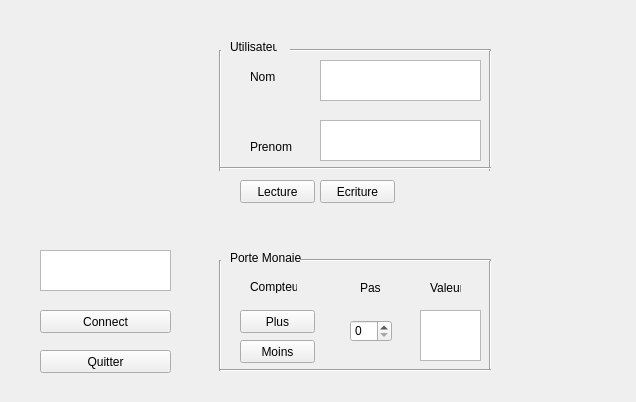
<?xml version="1.0" encoding="UTF-8"?>
<ui version="4.0">
 <class>MaFenetre</class>
 <widget class="QWidget" name="MaFenetre">
  <property name="geometry">
   <rect>
    <x>0</x>
    <y>0</y>
    <width>636</width>
    <height>402</height>
   </rect>
  </property>
  <property name="windowTitle">
   <string>MaFenetre</string>
  </property>
  <widget class="QPushButton" name="Connect">
   <property name="geometry">
    <rect>
     <x>40</x>
     <y>310</y>
     <width>131</width>
     <height>23</height>
    </rect>
   </property>
   <property name="text">
    <string>Connect</string>
   </property>
  </widget>
  <widget class="QTextEdit" name="Affichage">
   <property name="geometry">
    <rect>
     <x>40</x>
     <y>250</y>
     <width>131</width>
     <height>41</height>
    </rect>
   </property>
  </widget>
  <widget class="QPushButton" name="Ecriture">
   <property name="geometry">
    <rect>
     <x>320</x>
     <y>180</y>
     <width>75</width>
     <height>23</height>
    </rect>
   </property>
   <property name="text">
    <string>Ecriture</string>
   </property>
  </widget>
  <widget class="QTextEdit" name="fenetreNom">
   <property name="geometry">
    <rect>
     <x>320</x>
     <y>60</y>
     <width>161</width>
     <height>41</height>
    </rect>
   </property>
  </widget>
  <widget class="QPushButton" name="Quitter">
   <property name="geometry">
    <rect>
     <x>40</x>
     <y>350</y>
     <width>131</width>
     <height>23</height>
    </rect>
   </property>
   <property name="text">
    <string>Quitter</string>
   </property>
  </widget>
  <widget class="QPushButton" name="Lecture">
   <property name="geometry">
    <rect>
     <x>240</x>
     <y>180</y>
     <width>75</width>
     <height>23</height>
    </rect>
   </property>
   <property name="text">
    <string>Lecture</string>
   </property>
  </widget>
  <widget class="QTextEdit" name="fenetrePrenom">
   <property name="geometry">
    <rect>
     <x>320</x>
     <y>120</y>
     <width>161</width>
     <height>41</height>
    </rect>
   </property>
  </widget>
  <widget class="QTextEdit" name="fenetreValeur">
   <property name="geometry">
    <rect>
     <x>420</x>
     <y>310</y>
     <width>61</width>
     <height>51</height>
    </rect>
   </property>
  </widget>
  <widget class="QPushButton" name="Plus">
   <property name="geometry">
    <rect>
     <x>240</x>
     <y>310</y>
     <width>75</width>
     <height>23</height>
    </rect>
   </property>
   <property name="text">
    <string>Plus</string>
   </property>
  </widget>
  <widget class="QPushButton" name="Moins">
   <property name="geometry">
    <rect>
     <x>240</x>
     <y>340</y>
     <width>75</width>
     <height>23</height>
    </rect>
   </property>
   <property name="text">
    <string>Moins</string>
   </property>
  </widget>
  <widget class="QSpinBox" name="Pas">
   <property name="geometry">
    <rect>
     <x>350</x>
     <y>320</y>
     <width>42</width>
     <height>22</height>
    </rect>
   </property>
  </widget>
  <widget class="Line" name="line">
   <property name="geometry">
    <rect>
     <x>210</x>
     <y>50</y>
     <width>20</width>
     <height>121</height>
    </rect>
   </property>
   <property name="orientation">
    <enum>Qt::Vertical</enum>
   </property>
  </widget>
  <widget class="QLabel" name="Titre">
   <property name="geometry">
    <rect>
     <x>230</x>
     <y>40</y>
     <width>47</width>
     <height>13</height>
    </rect>
   </property>
   <property name="text">
    <string>Utilisateur</string>
   </property>
  </widget>
  <widget class="QLabel" name="label">
   <property name="geometry">
    <rect>
     <x>250</x>
     <y>70</y>
     <width>47</width>
     <height>13</height>
    </rect>
   </property>
   <property name="text">
    <string>Nom</string>
   </property>
  </widget>
  <widget class="QLabel" name="label_2">
   <property name="geometry">
    <rect>
     <x>250</x>
     <y>140</y>
     <width>47</width>
     <height>13</height>
    </rect>
   </property>
   <property name="text">
    <string>Prenom</string>
   </property>
  </widget>
  <widget class="Line" name="line_2">
   <property name="geometry">
    <rect>
     <x>480</x>
     <y>50</y>
     <width>20</width>
     <height>121</height>
    </rect>
   </property>
   <property name="orientation">
    <enum>Qt::Vertical</enum>
   </property>
  </widget>
  <widget class="Line" name="line_3">
   <property name="geometry">
    <rect>
     <x>220</x>
     <y>160</y>
     <width>271</width>
     <height>16</height>
    </rect>
   </property>
   <property name="orientation">
    <enum>Qt::Horizontal</enum>
   </property>
  </widget>
  <widget class="Line" name="line_4">
   <property name="geometry">
    <rect>
     <x>290</x>
     <y>40</y>
     <width>201</width>
     <height>20</height>
    </rect>
   </property>
   <property name="orientation">
    <enum>Qt::Horizontal</enum>
   </property>
  </widget>
  <widget class="QLabel" name="label_3">
   <property name="geometry">
    <rect>
     <x>230</x>
     <y>250</y>
     <width>71</width>
     <height>16</height>
    </rect>
   </property>
   <property name="text">
    <string>Porte Monaie</string>
   </property>
  </widget>
  <widget class="QLabel" name="label_4">
   <property name="geometry">
    <rect>
     <x>250</x>
     <y>280</y>
     <width>47</width>
     <height>13</height>
    </rect>
   </property>
   <property name="text">
    <string>Compteur</string>
   </property>
  </widget>
  <widget class="QLabel" name="label_5">
   <property name="geometry">
    <rect>
     <x>360</x>
     <y>280</y>
     <width>21</width>
     <height>16</height>
    </rect>
   </property>
   <property name="text">
    <string>Pas</string>
   </property>
  </widget>
  <widget class="QLabel" name="label_6">
   <property name="geometry">
    <rect>
     <x>430</x>
     <y>280</y>
     <width>31</width>
     <height>16</height>
    </rect>
   </property>
   <property name="text">
    <string>Valeur</string>
   </property>
  </widget>
  <widget class="Line" name="line_5">
   <property name="geometry">
    <rect>
     <x>210</x>
     <y>260</y>
     <width>20</width>
     <height>111</height>
    </rect>
   </property>
   <property name="orientation">
    <enum>Qt::Vertical</enum>
   </property>
  </widget>
  <widget class="Line" name="line_6">
   <property name="geometry">
    <rect>
     <x>480</x>
     <y>260</y>
     <width>20</width>
     <height>111</height>
    </rect>
   </property>
   <property name="orientation">
    <enum>Qt::Vertical</enum>
   </property>
  </widget>
  <widget class="Line" name="line_7">
   <property name="geometry">
    <rect>
     <x>220</x>
     <y>360</y>
     <width>271</width>
     <height>20</height>
    </rect>
   </property>
   <property name="orientation">
    <enum>Qt::Horizontal</enum>
   </property>
  </widget>
  <widget class="Line" name="line_8">
   <property name="geometry">
    <rect>
     <x>300</x>
     <y>250</y>
     <width>191</width>
     <height>20</height>
    </rect>
   </property>
   <property name="orientation">
    <enum>Qt::Horizontal</enum>
   </property>
  </widget>
  <widget class="QLabel" name="label_7">
   <property name="geometry">
    <rect>
     <x>500</x>
     <y>50</y>
     <width>121</width>
     <height>121</height>
    </rect>
   </property>
   <property name="text">
    <string/>
   </property>
   <property name="pixmap">
    <pixmap>user.png</pixmap>
   </property>
   <property name="scaledContents">
    <bool>true</bool>
   </property>
   <property name="wordWrap">
    <bool>false</bool>
   </property>
  </widget>
  <widget class="QLabel" name="label_8">
   <property name="geometry">
    <rect>
     <x>520</x>
     <y>260</y>
     <width>81</width>
     <height>101</height>
    </rect>
   </property>
   <property name="text">
    <string/>
   </property>
   <property name="pixmap">
    <pixmap>money.png</pixmap>
   </property>
   <property name="scaledContents">
    <bool>true</bool>
   </property>
  </widget>
  <widget class="QLabel" name="label_9">
   <property name="geometry">
    <rect>
     <x>20</x>
     <y>30</y>
     <width>181</width>
     <height>171</height>
    </rect>
   </property>
   <property name="text">
    <string/>
   </property>
   <property name="pixmap">
    <pixmap>odalid.png</pixmap>
   </property>
   <property name="scaledContents">
    <bool>true</bool>
   </property>
  </widget>
 </widget>
 <resources/>
 <connections/>
</ui>
